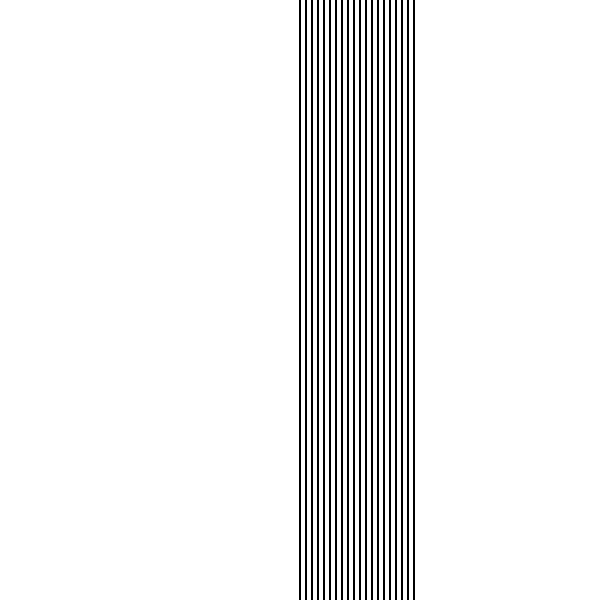
Frame 1 (no input)
Frame 60 (no input): identical to frame 1, image omitted
Frame 120 (the mouse pressed at the canvas centre since frame 60): identical to frame 1, image omitted

The p5.js sketch that drew this single still picture (run headless with seeded random() and noise() and a simulated clock; from frame 60 on, the mouse is pressed at the canvas centre):

// p5.js sketch
// ── sketch.js
var x=10;
var d=6;
function setup() {
  createCanvas(600,600);
  strokeWeight(2);
  
}

function draw() {
  background(255);
  x=width*0.5;
  for(var i=0;i<20;i++){
  line(x+i*d,0,x+i*d,height);
  }
}
